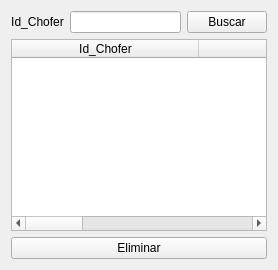
                      <widget class="QWidget" name="page_Chofer_Eliminar">
                       <layout class="QVBoxLayout" name="verticalLayout_16">
                        <item>
                         <layout class="QHBoxLayout" name="horizontalLayout_14">
                          <item>
                           <widget class="QLabel" name="label_LugarDestino_Registrar_19">
                            <property name="text">
                             <string>&lt;html&gt;&lt;head/&gt;&lt;body&gt;&lt;p align=&quot;center&quot;&gt;Id_Chofer&lt;/p&gt;&lt;/body&gt;&lt;/html&gt;</string>
                            </property>
                           </widget>
                          </item>
                          <item>
                           <widget class="QLineEdit" name="lineEdit_IdChofer_Eliminar">
                            <property name="maximumSize">
                             <size>
                              <width>400</width>
                              <height>16777215</height>
                             </size>
                            </property>
                           </widget>
                          </item>
                          <item>
                           <widget class="QPushButton" name="Boton_IdChoferBuscar_Eliminar">
                            <property name="cursor">
                             <cursorShape>PointingHandCursor</cursorShape>
                            </property>
                            <property name="styleSheet">
                             <string notr="true"/>
                            </property>
                            <property name="text">
                             <string>Buscar</string>
                            </property>
                           </widget>
                          </item>
                         </layout>
                        </item>
                        <item>
                         <widget class="QTableWidget" name="tableWidget_Chofer_Eliminar">
                          <property name="editTriggers">
                           <set>QAbstractItemView::NoEditTriggers</set>
                          </property>
                          <attribute name="horizontalHeaderDefaultSectionSize">
                           <number>187</number>
                          </attribute>
                          <column>
                           <property name="text">
                            <string>Id_Chofer</string>
                           </property>
                          </column>
                          <column>
                           <property name="text">
                            <string>Cedula</string>
                           </property>
                          </column>
                          <column>
                           <property name="text">
                            <string>Nombres</string>
                           </property>
                          </column>
                          <column>
                           <property name="text">
                            <string>Apellidos</string>
                           </property>
                          </column>
                         </widget>
                        </item>
                        <item>
                         <widget class="QPushButton" name="Boton_Chofer_Eliminar">
                          <property name="maximumSize">
                           <size>
                            <width>16777215</width>
                            <height>16777215</height>
                           </size>
                          </property>
                          <property name="cursor">
                           <cursorShape>PointingHandCursor</cursorShape>
                          </property>
                          <property name="styleSheet">
                           <string notr="true">QPushButton:hover {
	background-color: rgb(0,0,0);
	
	color: rgb(255, 0, 0);
}
</string>
                          </property>
                          <property name="text">
                           <string>Eliminar</string>
                          </property>
                         </widget>
                        </item>
                       </layout>
                      </widget>
